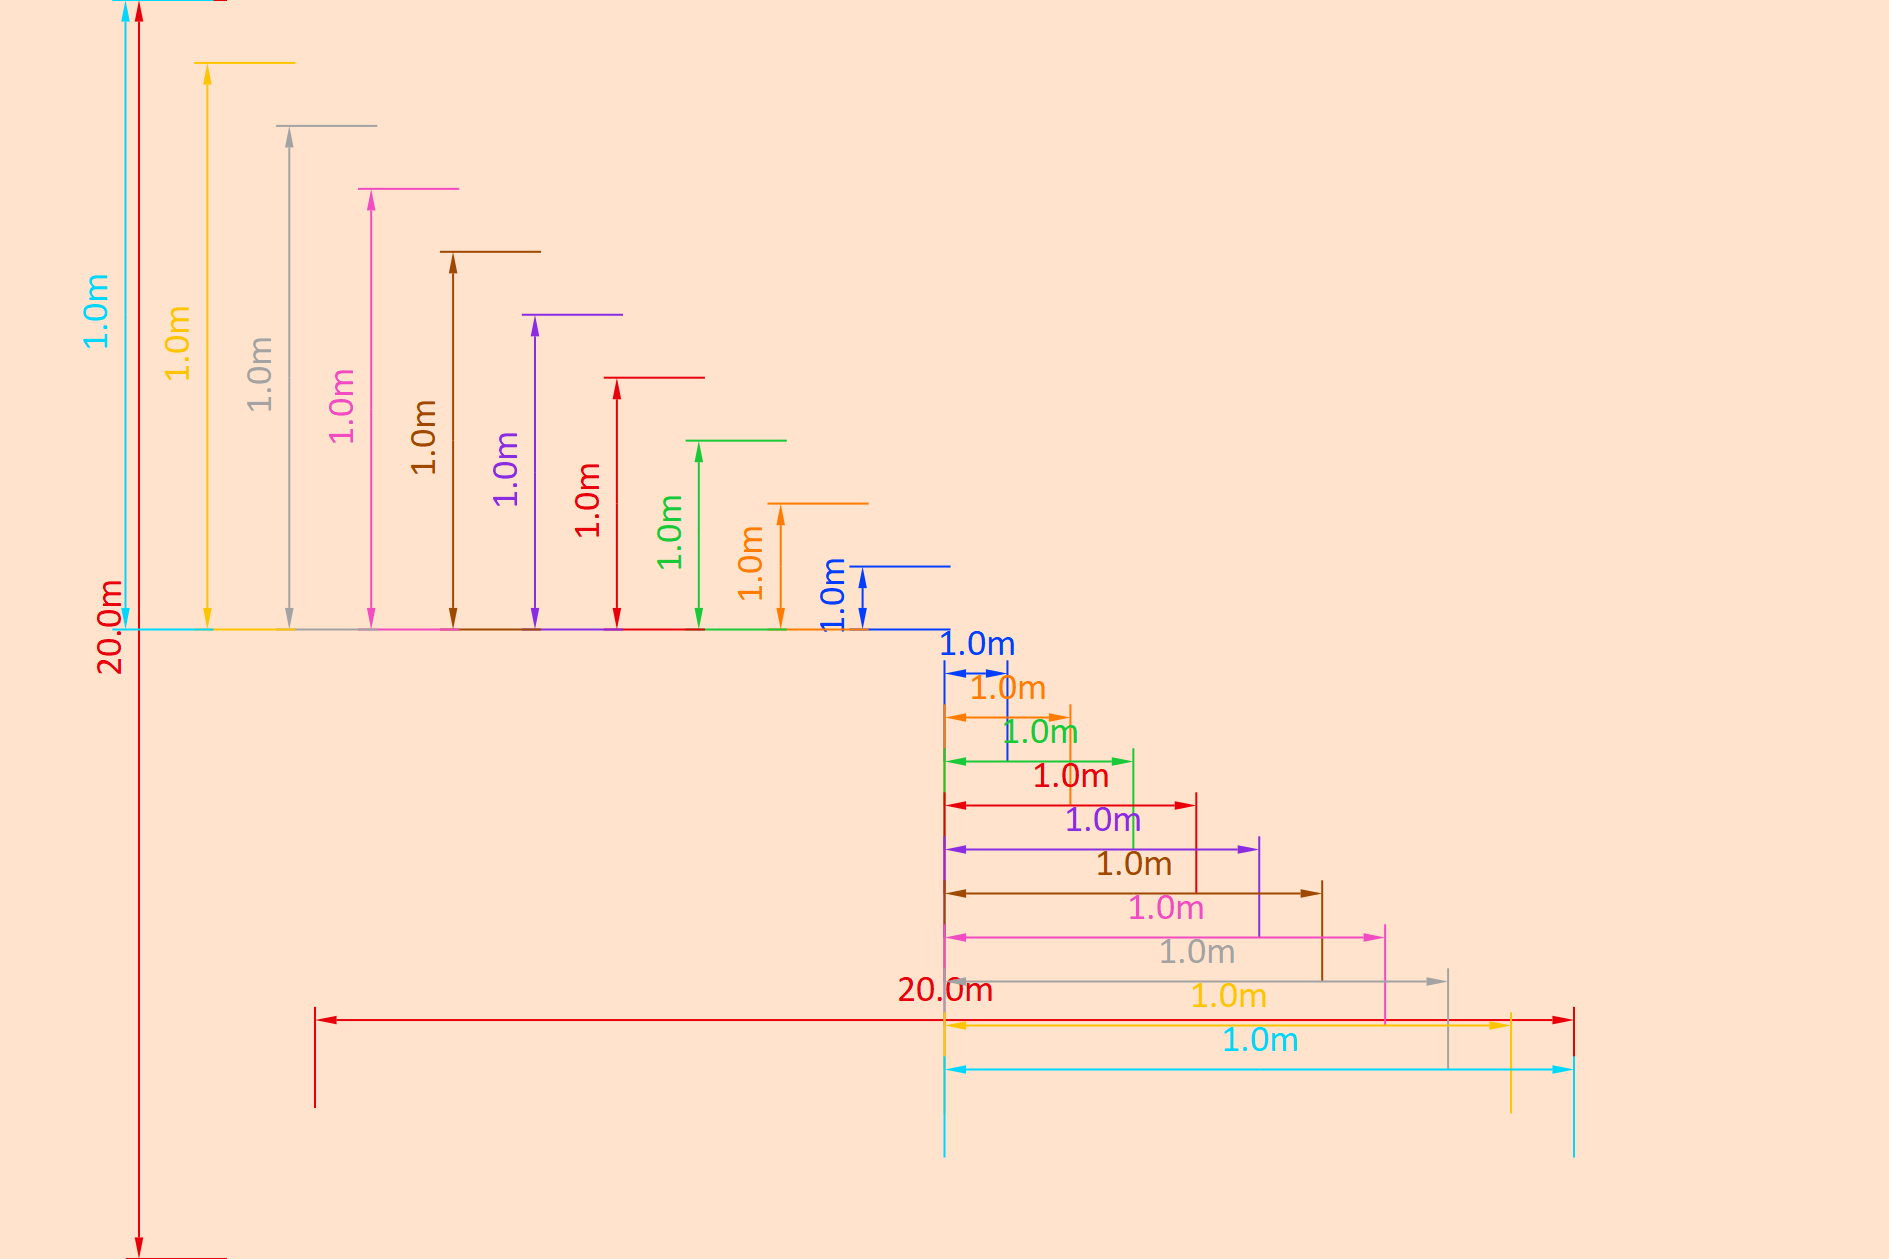

Write the Julia code that produced this figure.
using MechanicalSketch
import MechanicalSketch: sethue, background, O, EM, HE, m, color_with_lumin, finish, set_scale_sketch
import MechanicalSketch: dimension_aligned

let
empty_figure(joinpath(@__DIR__, "test_14.png"))
background(color_with_lumin(PALETTE[6], 90))
sethue(PALETTE[4])


# 20m horizontal
p1 = O + (-10.0m, -9.0m)
p2 = O + (10.0m, -9.0m)
dimension_aligned(p1, p2)

# 20 m vertical
p1 = O + (-10.0m, -10.0m)
p2 = O + (-10.0m, 10.0m)
dimension_aligned(p1, p2)


function scaleindicators(offset = 4EM)
    # 1m vertical
    p1 = O + (-2.0m, 0.0m)
    p2 = O + (-2.0m, 1.0m)
    dimension_aligned(p1, p2,  offset = offset)

    # 1m horizontal
    p1 = O
    p2 = O + (1.0m, 0.0m)
    dimension_aligned(p1, p2,  offset = offset)
end

for i = 1:10
    sethue(PALETTE[i])
    set_scale_sketch(20m, round(Int, HE * i))
    scaleindicators(i * EM)
end

finish()

# Reset to default:
set_scale_sketch()
nothing
end